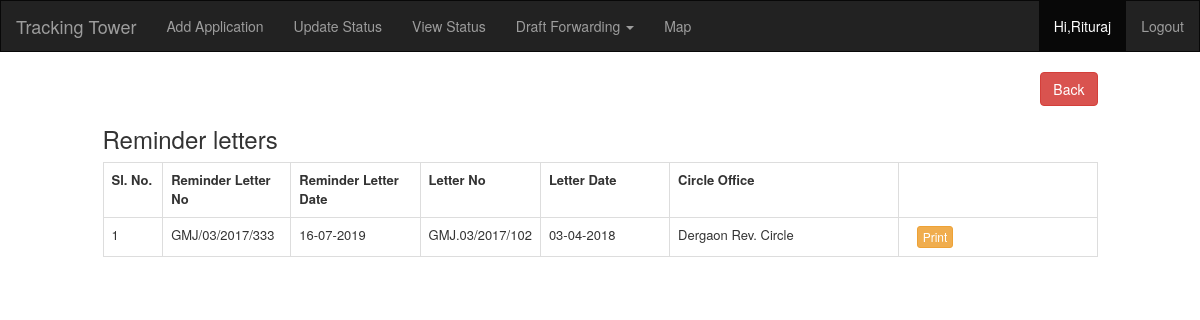
Screenshot of /viewreminder.php?letter=GMJ.03/2017/102 (signed in) with the database file from the repository.
### tables this page shows
CREATE TABLE `reminder` (
  `id` int(11) NOT NULL,
  `file_no` varchar(50) NOT NULL,
  `file_date` date NOT NULL,
  `old_file` varchar(40) NOT NULL,
  `old_date` date NOT NULL,
  `rem_no` int(11) NOT NULL
);

### viewreminder.php (the view)
<?php
    include("config.php");
    include("header.php");
    if(isset($_REQUEST['letter']))
    {
        $old_file=$_REQUEST['letter'];
        $sql="SELECT a.id, a.file_no, a.file_date, a.old_file, a.old_date, c.name as coname from reminder a inner join track t on a.old_file = t.fileno inner join master_application b on b.id=t.app_id inner join circle_office c on b.co_id = c.id WHERE old_file='$old_file' group by a.id, a.file_no, a.file_date, a.old_file, a.old_date, c.name order by file_date";
        $result = mysqli_query($mysqli, $sql) ;
    }
  ?>
  <div class="row">
    <div class="col-md-1"></div>
    <div class="col-md-10">
        <a class="btn btn-danger pull-right" href="reminder.php">Back</a>
    </div>
</div>
  <div class="row">
  <div class="col-md-1">
  </div>
  <div class="col-md-10">
  <h3>Reminder letters</h3>
  </div>
  </div>
  <div class="row">
  <div class="col-md-1">
  </div>
  <div class="col-md-10">
  <table class="table table-bordered" width="100%" style="font-size:13px !important;">
  <tr>
  <th width="6%">
  Sl. No.
  </th>
  <th >
  Reminder Letter No
  </th>
  <th  width="13%">
  Reminder Letter Date
  </th>
  <th >
  Letter No
  </th>
  <th  width="13%">
  Letter Date
  </th>
  <th  width="23%">
  Circle Office
  </th>
  <th width="20%"></th>
  </tr>
  <?php $sno=1; while($r= mysqli_fetch_array($result)) { ?>
  <tr>
      <td>
      <?php echo $sno; $sno ++; ?>
      </td>
      <td>
      <div class="txt">
        <?php echo $r["file_no"];  ?>
        </div>
      </td>
      <td>
          <?php echo date('d-m-Y', strtotime($r['file_date']))?>
      </td>
      <td>
      <?php echo $r["old_file"];  ?>
      </td>
      <td>
          <?php echo date('d-m-Y', strtotime($r['old_date']))?>
      </td>
      <td>
      <?php echo $r["coname"];?>
      </td>
      <td>
      <a class='btn btn-xs btn-warning' style="margin-left:10px"
       href='printreminder.php?id=<?php echo $r["id"];  ?>' target="_blank">Print</a>
      </td>
  </tr>
  <?php } ?>
  </table>
  </div>
  </div>
  <?php
      include("footer.php");
  ?>

### rows the page displays
reminder: file_no "GMJ/03/2017/333", file_date "16-07-2019", old_file "GMJ.03/2017/102", old_date "03-04-2018", coname "Dergaon Rev. Circle"

### other values shown
$_SESSION['name'] "Rituraj"
